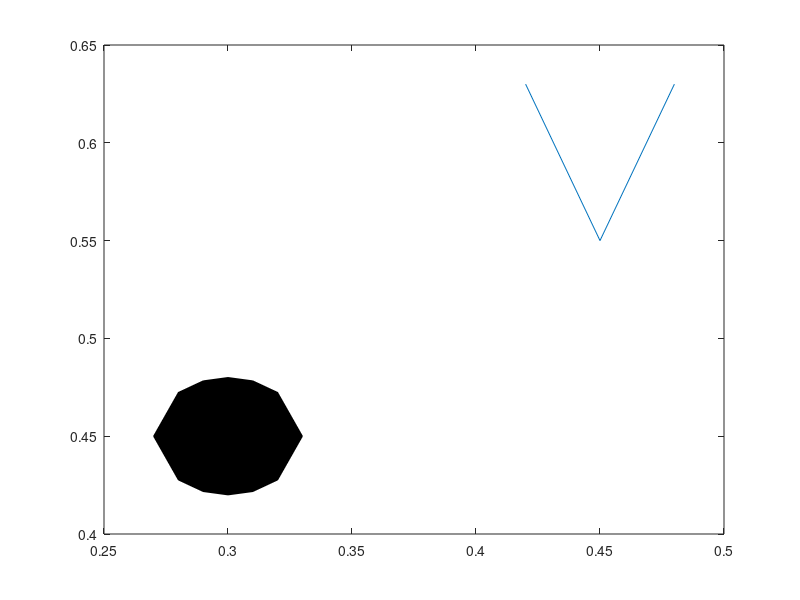

This figure's MATLAB source:
patch([0,1,1,0,0],[0,0,1,1,0],[1,1,1])

plot([.2,.30,.30,.82],[.25,.25,.45,.65])

plot([.2,.45],[.70,.70])
plot([.45,.45],[.70,.55])
plot([.42,.45,.48],[.63,.55,.63])
radius=.03;
x=-radius:.01:radius;
y=real(sqrt(radius^2-x.^2));

patch([x,-x]+.30,[y,-y]+.45,[0,0,0])
